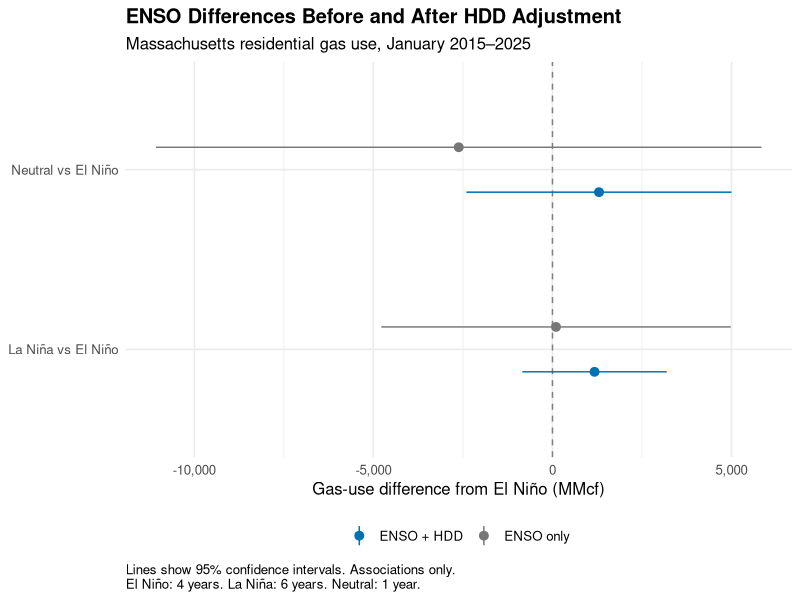
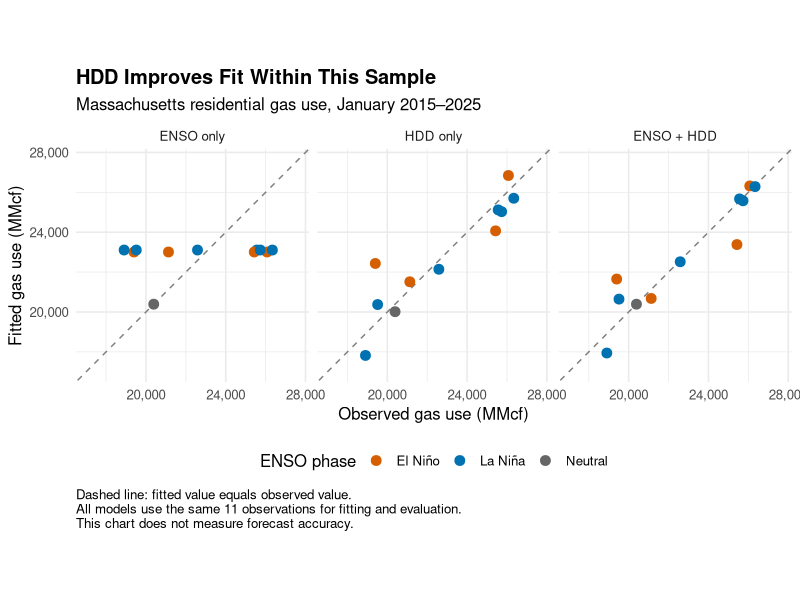
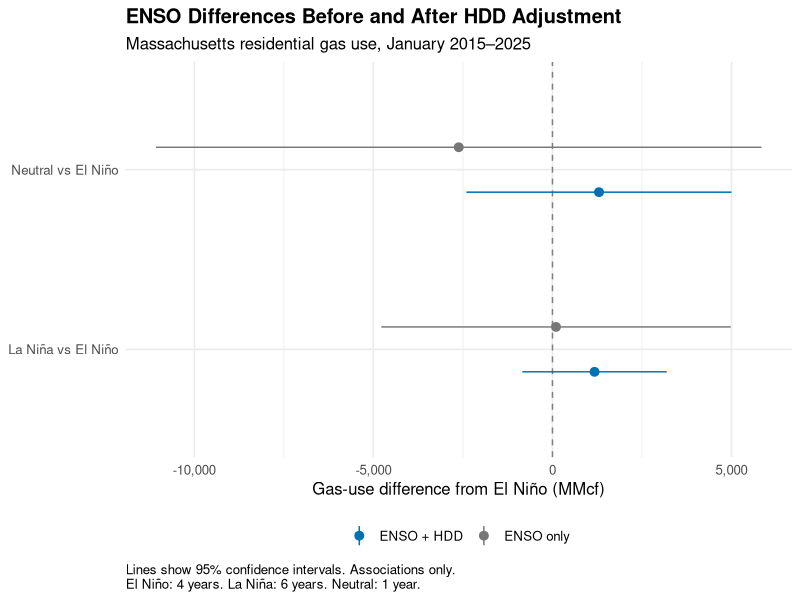
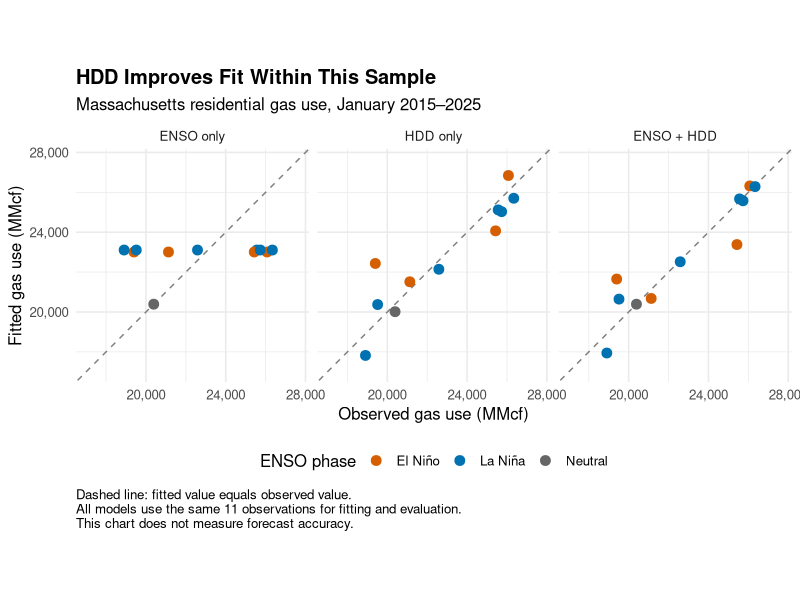

These charts were generated, in order, by the following R code:
library(readr)
library(dplyr)
library(ggplot2)

# Read the regression results
results <- read_csv(
  "data/ENSO_Model_Results.csv",
  show_col_types = FALSE
)

# Keep ENSO comparisons. El Niño is the reference group.
effects <- results %>%
  filter(Term %in% c("ENSOLa Niña", "ENSONeutral")) %>%
  mutate(
    Comparison = if_else(
      Term == "ENSOLa Niña",
      "La Niña vs El Niño",
      "Neutral vs El Niño"
    ),
    Model = if_else(
      Model == "Model 1: Gas ~ ENSO",
      "ENSO only",
      "ENSO + HDD"
    )
  )

# Points show estimates. Lines show 95% confidence intervals.
p5 <- ggplot(
  effects,
  aes(x = Comparison, y = Estimate, color = Model)
) +
  geom_hline(
    yintercept = 0,
    linetype = "dashed",
    color = "gray50"
  ) +
  geom_pointrange(
    aes(ymin = CI95_Lower, ymax = CI95_Upper),
    position = position_dodge(width = 0.5)
  ) +
  coord_flip() +
  scale_color_manual(
    values = c("ENSO only" = "#777777",
               "ENSO + HDD" = "#0072B2")
  ) +
  scale_y_continuous(labels = scales::label_comma()) +
  labs(
    title = "ENSO Differences Before and After HDD Adjustment",
    subtitle = "Massachusetts residential gas use, January 2015–2025",
    x = NULL,
    y = "Gas-use difference from El Niño (MMcf)",
    color = NULL,
    caption = paste(
      "Lines show 95% confidence intervals. Associations only.",
      "El Niño: 4 years. La Niña: 6 years. Neutral: 1 year.",
      sep = "\n"
    )
  ) +
  theme_minimal(base_size = 12) +
  theme(
    legend.position = "bottom",
    plot.title = element_text(face = "bold"),
    plot.caption = element_text(hjust = 0)
  )

print(p5)

# Save the chart
dir.create("images", showWarnings = FALSE)

ggsave(
  "images/05_enso_model_comparison.png",
  p5,
  width = 10,
  height = 6,
  dpi = 300,
  bg = "white"
)




# Excursion: compare three models
gas_compare <- read_csv(
  "data/Massachusetts_January_Combined.csv",
  show_col_types = FALSE
) %>%
  rename(
    Gas = Gas_usage_MMcf,
    HDD = `Jan HDD (base 65°F)`,
    ENSO = `ENSO Phase`
  )

# Set El Niño as the reference category
gas_compare$ENSO <- factor(
  gas_compare$ENSO,
  levels = c("El Niño", "La Niña", "Neutral")
)

models <- list(
  "ENSO only" = lm(Gas ~ ENSO, data = gas_compare),
  "HDD only" = lm(Gas ~ HDD, data = gas_compare),
  "ENSO + HDD" = lm(Gas ~ HDD + ENSO, data = gas_compare)
)

# Collect model-fit measures
fit_summary <- bind_rows(
  lapply(names(models), function(label) {
    model <- models[[label]]
    s <- summary(model)
    
    data.frame(
      Model = label,
      N = nobs(model),
      Parameters = length(coef(model)),
      R_squared = s$r.squared,
      Adj_R_squared = s$adj.r.squared,
      In_sample_RMSE_MMcf = sqrt(mean(residuals(model)^2))
    )
  })
)

print(fit_summary)

# Test whether adding ENSO improves the HDD-only model
enso_test <- anova(
  models[["HDD only"]],
  models[["ENSO + HDD"]]
)

print(enso_test)

# Save the comparison results
dir.create("outputs", showWarnings = FALSE)

write_csv(fit_summary, "outputs/model_fit_summary.csv")

write_csv(
  as.data.frame(enso_test),
  "outputs/hdd_enso_comparison.csv"
)












# Collect observed and fitted gas use
fitted_data <- bind_rows(
  lapply(names(models), function(label) {
    data.frame(
      Model = label,
      Year = gas_compare$Year,
      ENSO = gas_compare$ENSO,
      Observed = gas_compare$Gas,
      Fitted = as.numeric(fitted(models[[label]]))
    )
  })
)

# Keep the panels in the intended order
fitted_data$Model <- factor(
  fitted_data$Model,
  levels = names(models)
)

# Use the same axis limits for all models
plot_limits <- range(
  c(fitted_data$Observed, fitted_data$Fitted)
) + c(-800, 800)

p6 <- ggplot(
  fitted_data,
  aes(x = Observed, y = Fitted, color = ENSO)
) +
  geom_abline(
    intercept = 0,
    slope = 1,
    linetype = "dashed",
    color = "gray50"
  ) +
  geom_point(size = 3) +
  facet_wrap(~ Model, nrow = 1) +
  coord_equal(
    xlim = plot_limits,
    ylim = plot_limits
  ) +
  scale_x_continuous(
    labels = scales::label_comma(),
    n.breaks = 3
  ) +
  scale_y_continuous(
    labels = scales::label_comma(),
    n.breaks = 3
  ) +
  scale_color_manual(
    values = c(
      "El Niño" = "#D55E00",
      "La Niña" = "#0072B2",
      "Neutral" = "#666666"
    )
  ) +
  labs(
    title = "HDD Improves Fit Within This Sample",
    subtitle = "Massachusetts residential gas use, January 2015–2025",
    x = "Observed gas use (MMcf)",
    y = "Fitted gas use (MMcf)",
    color = "ENSO phase",
    caption = paste(
      "Dashed line: fitted value equals observed value.",
      "All models use the same 11 observations for fitting and evaluation.",
      "This chart does not measure forecast accuracy.",
      sep = "\n"
    )
  ) +
  theme_minimal(base_size = 12) +
  theme(
    legend.position = "bottom",
    plot.title = element_text(face = "bold"),
    plot.caption = element_text(hjust = 0)
  )

print(p6)

ggsave(
  "images/06_observed_vs_fitted.png",
  p6,
  width = 12,
  height = 6,
  dpi = 300,
  bg = "white"
)

write_csv(
  fitted_data,
  "outputs/model_fitted_values.csv"
)
